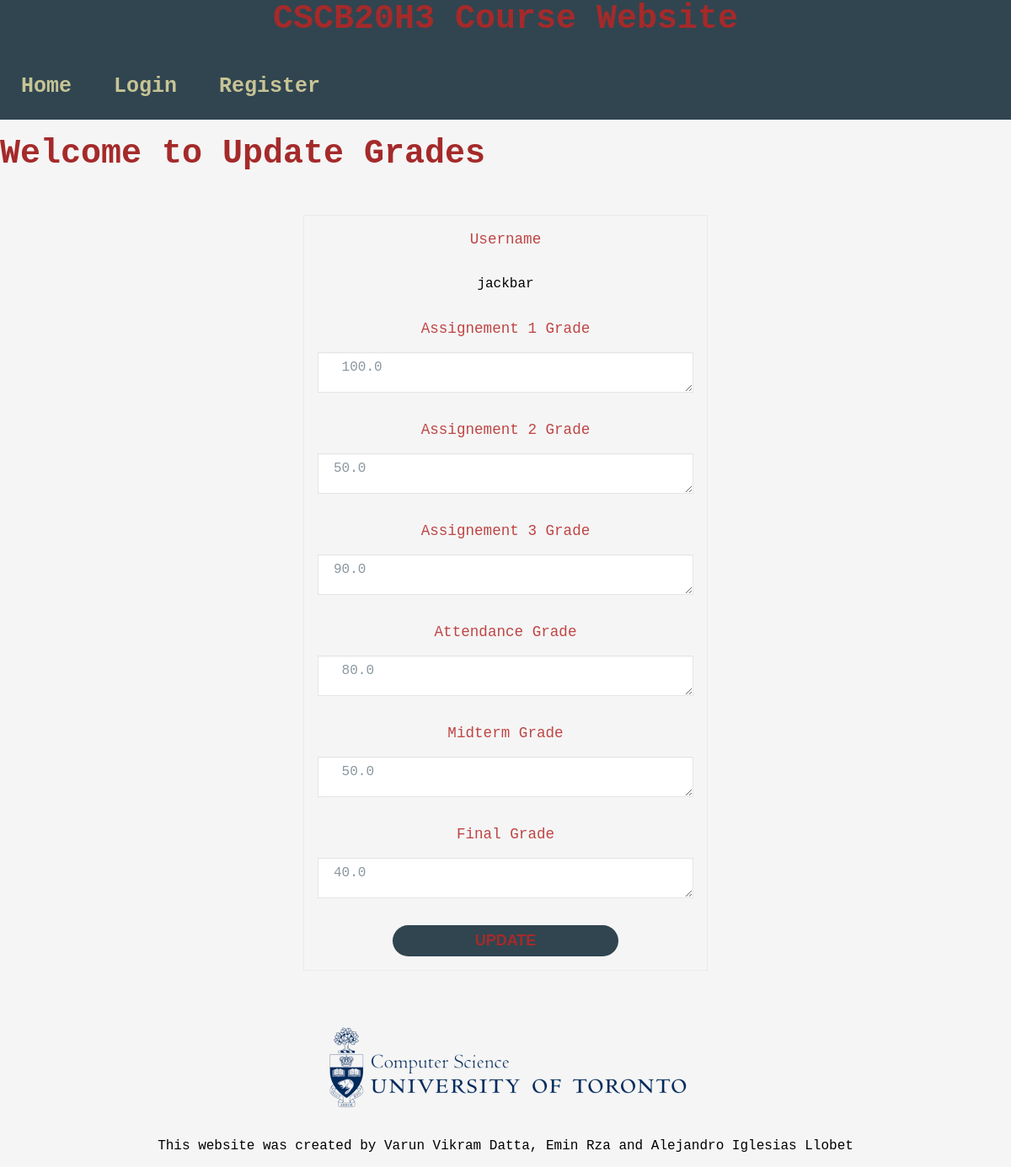
The page /Update_Grades_Instructor/1 on the database as committed earlier.
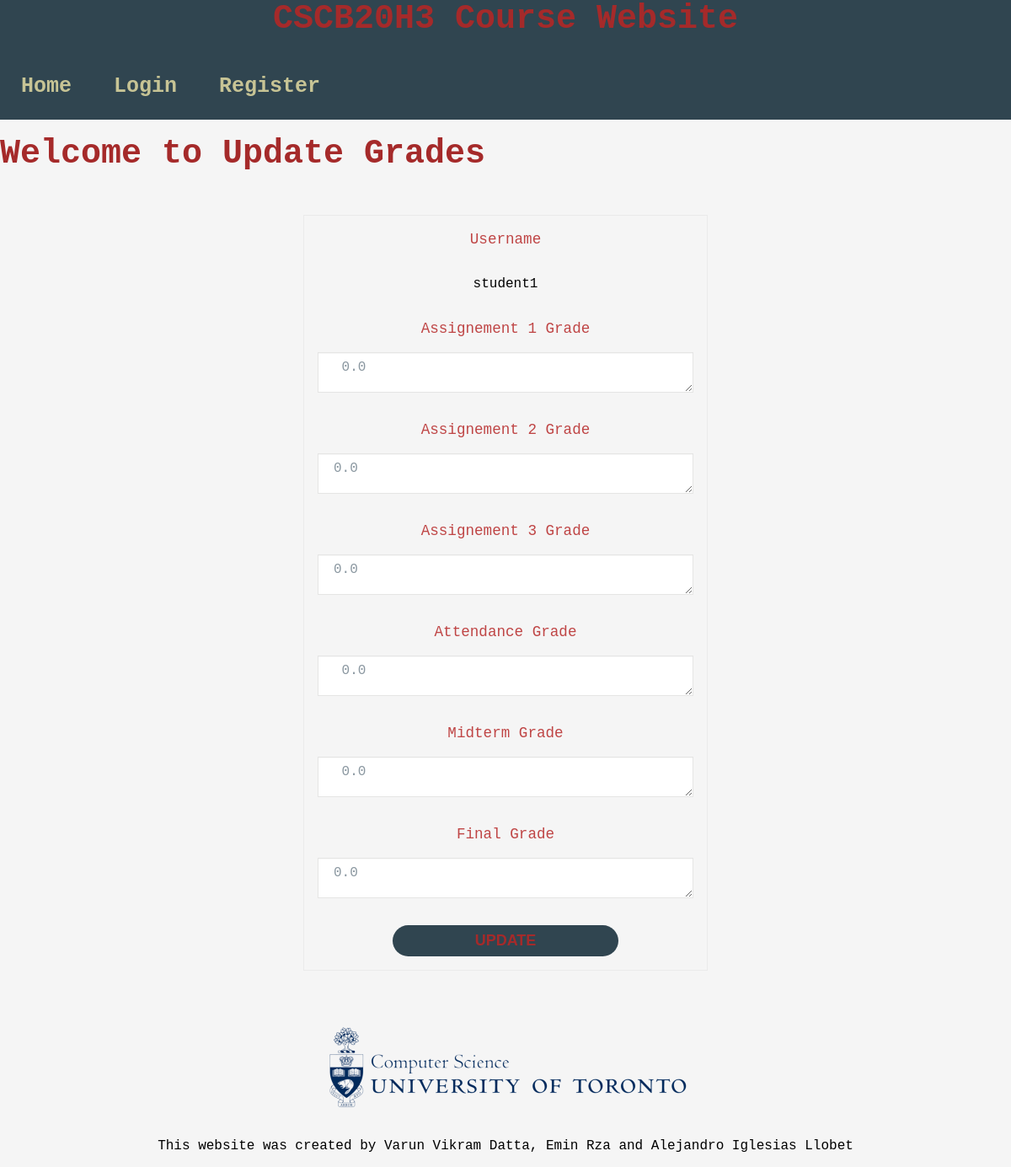
The same page on the database as committed later.
### app.py (models this page shows, shortened)
class Student(db.Model):
    __tablename__ = 'Student'
    id = db.Column(db.Integer, primary_key=True)
    username = db.Column(db.String(100), unique=True, nullable=False)
    email = db.Column(db.String(100), unique=True, nullable=False)
    password = db.Column(db.String(100), nullable=False)
    assignment1 = db.Column(db.Float, nullable=False)
    assignment2 = db.Column(db.Float, nullable=False)
    assignment3 = db.Column(db.Float, nullable=False)
    tut_attendance = db.Column(db.Float, nullable=False)
    midterm = db.Column(db.Float, nullable=False)
    final = db.Column(db.Float, nullable=False)

### app.py (the view)
@app.route('/Update_Grades_Instructor/<int:id>',methods = ['GET', 'POST'])
def Update_Grades_Instructor(id):
    pagename = 'Update Grades'
    Student_to_update = Student.query.get_or_404(id)
    if request.method == "POST":
        Student_to_update.assignment1 = request.form['A1']
        Student_to_update.assignment2 = request.form['A2']
        Student_to_update.assignment3 = request.form['A3']
        Student_to_update.tut_attendance = request.form['Att']
        Student_to_update.midterm = request.form['Mid']
        Student_to_update.final = request.form['Final']
        try:
            db.session.commit()
            return redirect('/View_Grades_Instructor')
        except:
            flash('There was a problem updating the grade',"error")
            return redirect('/View_Grades_Instructor')
    else:
        return render_template('Update_Grades_Instructor.html', pagename = pagename, Student_to_update=Student_to_update)

### templates/Update_Grades_Instructor.html (shortened to what this page needs)
{% extends "template.html" %}
{% block content %}
<h1>Welcome to Update Grades {{session.user}} </h1>
<form action="/Update_Grades_Instructor/{{Student_to_update.id}}" method = "POST" id="update_grades">
    <label for="Name">Username</label>
    <p>{{Student_to_update.username}}</p>
    <label for="A1"> Assignement 1 Grade</label>
    <textarea id="number" name="A1"> {{Student_to_update.assignment1}} </textarea>
    <label for="A2">Assignement 2 Grade</label>
    <textarea id="number" name="A2">{{Student_to_update.assignment2}} </textarea>
    <label for="A3">Assignement 3 Grade</label>
    <textarea id="number" name="A3">{{Student_to_update.assignment3}} </textarea>
    <label for="Attendance">Attendance Grade</label>
    <textarea id="number" name="Att"> {{Student_to_update.tut_attendance}}</textarea>
    <label for="Midterm">Midterm Grade</label>
    <textarea id="number" name="Mid"> {{Student_to_update.midterm}}</textarea>
    <label for="Final">Final Grade</label>
    <textarea id="Final" name="Final">{{Student_to_update.final}} </textarea>
    <button type="register">Update</button>
</form>
{% endblock %}

Rows that differ between the two databases and show on the page:
changed Student: username "jackbar" → "student1"; A1 "100.0" → "0.0"; A2 "50.0" → "0.0"; A3 "90.0" → "0.0"; Att "80.0" → "0.0"; Mid "50.0" → "0.0"; Final "40.0" → "0.0"
